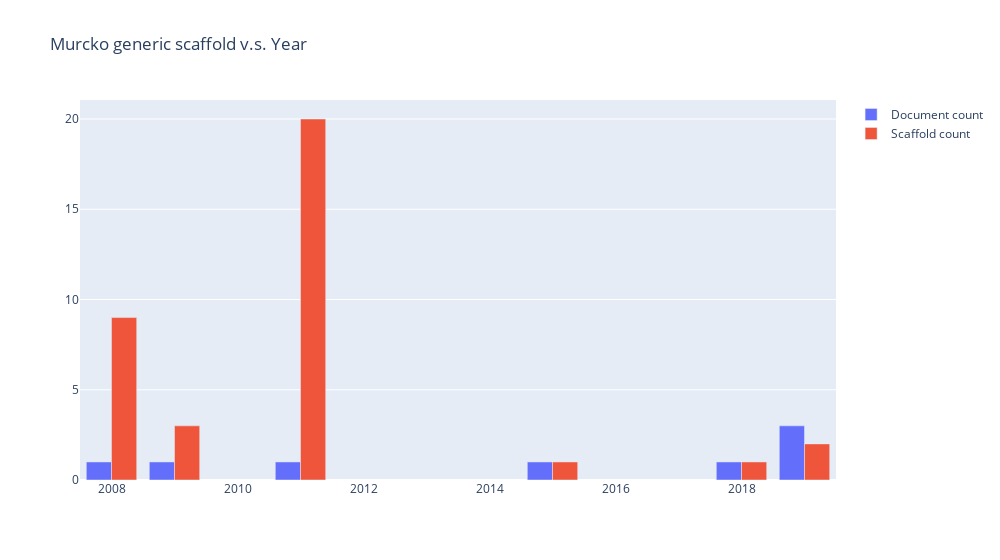

Notebook code for this chart:
### Markdown cell above
##### Count Documents and Scaffolds by Year

### Code cell
import plotly.graph_objects as go
fig = go.Figure()
fig.add_trace(go.Bar(x=dfd.index, y=dfd['unique'], name='Document count'))
fig.add_trace(go.Bar(x=dfm.index, y=dfm['unique'], name='Scaffold count'))

fig.update_layout(
    title='Murcko generic scaffold v.s. Year',
    # showlegend=False, # Legendのon/off
    width=1000,
    # height=700
    barmode='group',
)
fig.show()

### Figure 1 — Plotly figure (JSON) as saved in the notebook; plotly's stock layout.template omitted (floating-point values rounded to 4 significant figures)
{"data": [{"name": "Document count", "type": "bar", "x": [2008, 2009, 2011, 2015, 2018, 2019], "y": [1, 1, 1, 1, 1, 3]}, {"name": "Scaffold count", "type": "bar", "x": [2008, 2009, 2011, 2015, 2018, 2019], "y": [9, 3, 20, 1, 1, 2]}], "layout": {"barmode": "group", "title": {"text": "Murcko generic scaffold v.s. Year"}, "width": 1000}}
